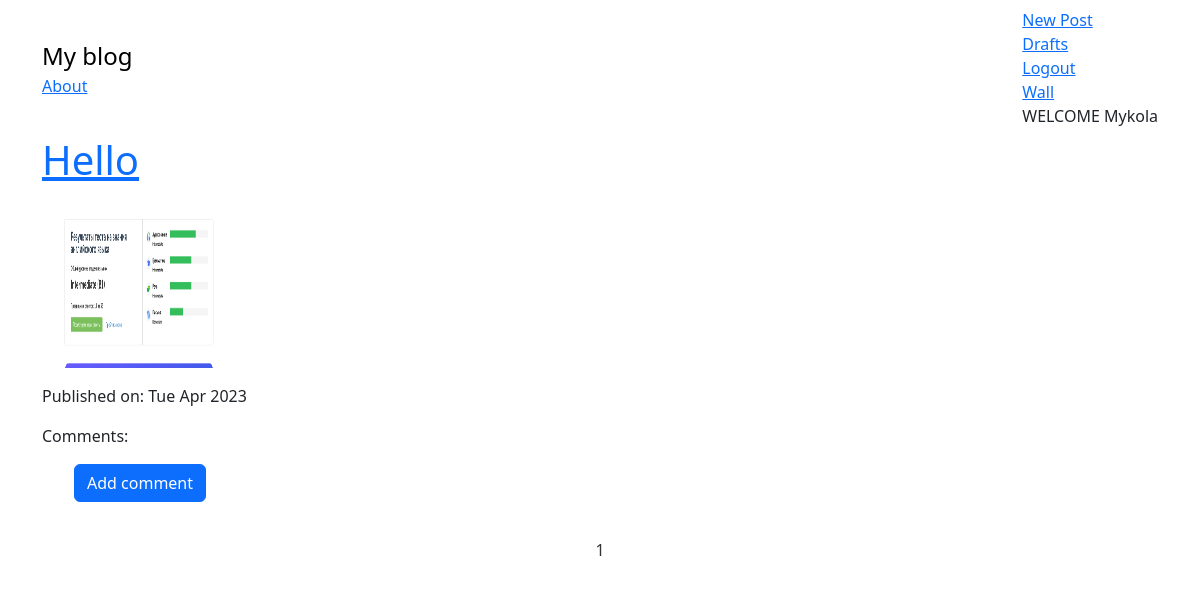
Before: / (signed in) with the older database file.
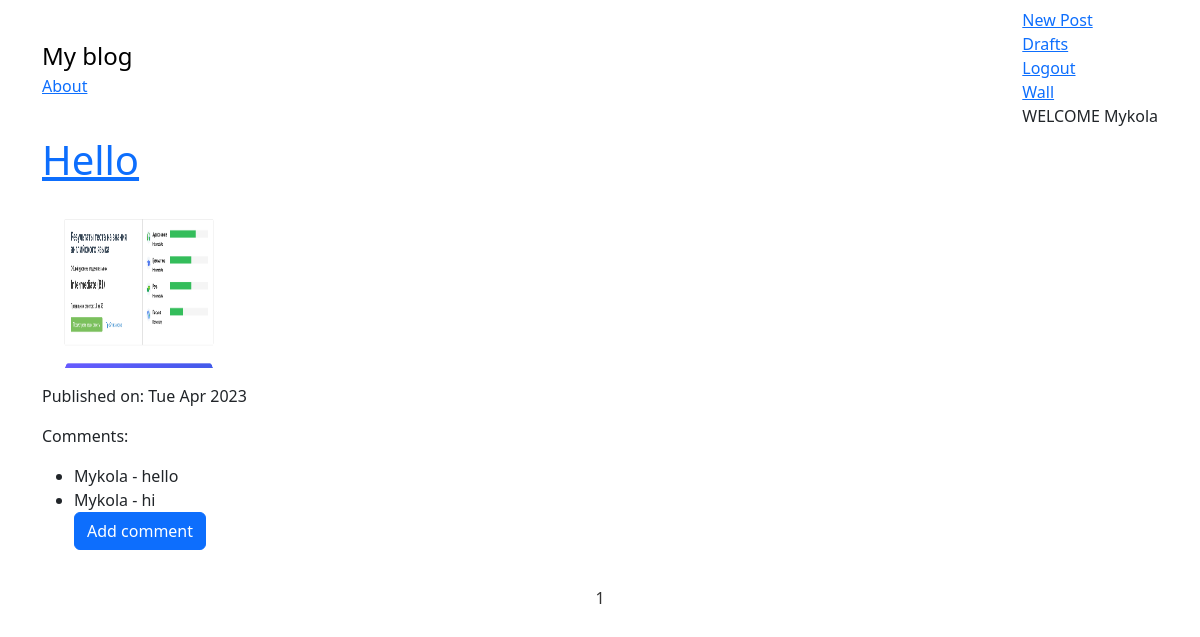
After: the same page with the newer database file.
### myblog/models.py (models this page shows, shortened)
class Post(models.Model):
    author = models.ForeignKey('auth.User', on_delete=models.CASCADE)
    title = models.CharField(max_length=200)
    text = models.TextField()
    picture = models.ImageField(
        upload_to='media/profile_pics/', blank=True, null=True
    )
    create_date = models.DateTimeField(default=timezone.now)
    published_date = models.DateTimeField(blank=True, null=True)

class Comment(models.Model):
    post = models.ForeignKey(
        'myblog.Post', related_name='comment', on_delete=models.CASCADE
    )
    author = models.CharField(max_length=200)
    text = models.TextField()
    create_date = models.DateTimeField(default=timezone.now)
    approved_comment = models.BooleanField(default=False)

### myblog/views.py (the view)
class AllPost(ListView):
    model = Post
    paginate_by = 5
    context_object_name = 'post'
    template_name = 'myblog/post_list.html'
    def get_queryset(self):
        if self.request.user.is_authenticated:
            posts = Post.objects.filter(author=self.request.user)
        else:
            posts = Post.objects.none()
        return posts

### myblog/templates/myblog/post_list.html
{% extends "myblog/base.html" %}
{% block content %}
<div class="centerstage">
    {% if user.is_authenticated %}
        {% for post in post  %}
                <div class="post">
                    <h1><a href="{% url 'myblog:post_detail' pk=post.pk %}">{{ post.title }}</a></h1>
                    {% if post.picture %}
                        <div>
                            <img class="myblog_page" src="{{ post.picture.url }}" alt="{{ post.title }}"/>
                        </div>
                    {% endif %}
                    <div class="date">
                        <p> Published on: {{ post.published_date|date:"D M Y" }}</p>
                    </div>
                    <p>Comments:</p>
                    <ul>
                    {% for comment in post.comment.all %}
                        <li>{{ comment.author }} - {{ comment.text }}</li>
                    {% endfor %}
                    <a class="btn btn-primary btn-comments" href="{% url 'myblog:add_comment_to_post' pk=post.pk  %}">Add comment</a>
                </ul>
                </div>
        {% endfor %}
    {% endif %}
</div>
{% endblock %}

### myblog/templates/myblog/base.html (shortened to what this page needs)
<!DOCTYPE html>
{% load static %}
<html lang="en">
<head>
    <link href="https://cdn.jsdelivr.net/npm/bootstrap@5.3.0-alpha3/dist/css/bootstrap.min.css" rel="stylesheet">
    <link rel="stylesheet" type="text/css" href="{% static 'css/myblog.css' %}">
</head>
<body>
    <nav class="navbar navbar-default custom-navbar">
        <div class="container">
            <ul class="nav navbar-nav">
                <li><a class="navbar-brand bigbrand" href="{% url 'myblog:post_list' %}">My blog</a></li>
                <li><a href="{% url 'myblog:about' %}">About</a></li>
            </ul>
            <ul class="nav navbar-nav navbar-right">
                {% if user.is_authenticated %}
                <li><a  href="{% url 'myblog:post_new' %}">New Post</a></li>
                <li><a  href="{% url 'myblog:post_draft_list' %}">Drafts</a></li>
                <li><a  href="{% url 'logout' %}">Logout</a></li>
                <li><a href="{% url 'myblog:wall' %}">Wall</a></li>
                <li><a>WELCOME {{user.username}}</a></li>
                {% else %}
                <li><a class="nav navbar-right" href="{% url 'myblog:user_login' %}">Login</a></li>
                <li><a class="nav navbar-right" href="{% url 'myblog:registration' %}">Registration</a></li>
                {% endif %}
            </ul>
        </div>
    </nav>
    <div class="content container">
        <div class="row">
            <div class="col-md-8">
                <div class="blog_posts ">
                    {% block content %}
                    {% endblock  %}
                </div>
            </div>
        </div>
    </div>
    <nav class="list-pages">
        <ul>
            {% for p in paginator.page_range %}
            <li class="page-num">
                <a href="?page={{ p }}">{{ p }}</a>
            </li>
            {% endfor %}
        </ul>
    </nav>
</body>
</html>

### static/css/myblog.css (style rules this page uses)
.bigbrand { font-size: 1.5em; }
.centerstage { margin-left: auto; margin-right: auto; }
.myblog_page { height: 10em; width: 10em; margin: 1em; }
.list-pages { display: flex; justify-content: center; margin-top: 20px; }
.list-pages ul { display: flex; list-style: none; padding: 0; margin: 0; }
.list-pages li { margin: 0 10px; }
.list-pages li a { color: #333; text-decoration: none; font-size: 16px; padding: 5px 10px; border-radius: 5px; transition: background-color 0.2s; }

Changed rows visible on the page:
added Comment: author "Mykola", text "hello"
added Comment: author "Mykola", text "hi"
